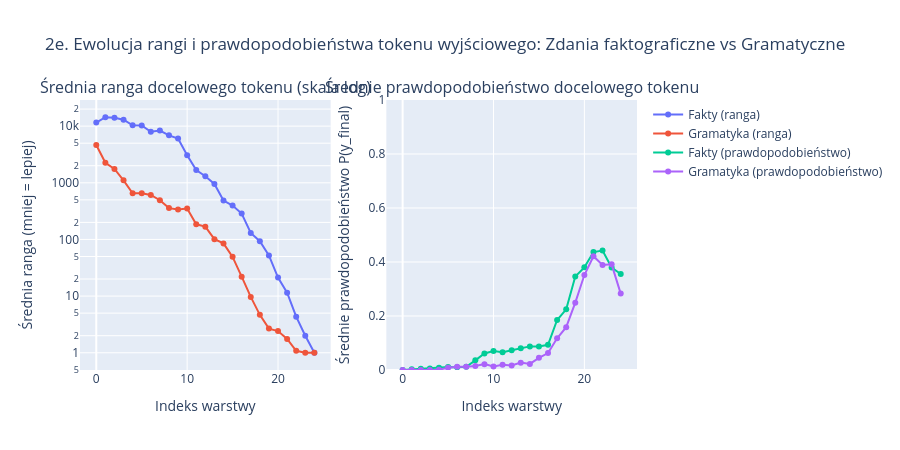

Notebook code for this chart:
### Code cell
# 2e. Ranga i prawdopodobieństwo tokenu przewidywanego na wyjściu modelu, per warstwa, uśrednione po promptach (osobno fakt vs gramatyka)
n_layers_gpt2 = len(results[0]["ranks_of_final"])
layers_idx = list(range(n_layers_gpt2))

fakt_ranks = np.mean([r["ranks_of_final"] for r in results if r["typ"] == "fakt"], axis=0)
gram_ranks = np.mean([r["ranks_of_final"] for r in results if r["typ"] == "gramatyka"], axis=0)

fakt_probs = np.mean([r["probs_of_final"] for r in results if r["typ"] == "fakt"], axis=0)
gram_probs = np.mean([r["probs_of_final"] for r in results if r["typ"] == "gramatyka"], axis=0)

fig_metrics = make_subplots(
    rows=1, cols=2,
    subplot_titles=(
        "Średnia ranga docelowego tokenu (skala log)",
        "Średnie prawdopodobieństwo docelowego tokenu"
    )
)

fig_metrics.add_trace(go.Scatter(x=layers_idx, y=fakt_ranks, mode="lines+markers", name="Fakty (ranga)"), row=1, col=1)
fig_metrics.add_trace(go.Scatter(x=layers_idx, y=gram_ranks, mode="lines+markers", name="Gramatyka (ranga)"), row=1, col=1)

fig_metrics.add_trace(go.Scatter(x=layers_idx, y=fakt_probs, mode="lines+markers", name="Fakty (prawdopodobieństwo)"), row=1, col=2)
fig_metrics.add_trace(go.Scatter(x=layers_idx, y=gram_probs, mode="lines+markers", name="Gramatyka (prawdopodobieństwo)"), row=1, col=2)

fig_metrics.update_xaxes(title_text="Indeks warstwy")
fig_metrics.update_yaxes(title_text="Średnia ranga (mniej = lepiej)", type="log", row=1, col=1)
fig_metrics.update_yaxes(title_text="Średnie prawdopodobieństwo P(y_final)", range=[0, 1.0], row=1, col=2)
fig_metrics.update_layout(
    title_text="2e. Ewolucja rangi i prawdopodobieństwa tokenu wyjściowego: Zdania faktograficzne vs Gramatyczne",
    height=450
)
fig_metrics.show()

### Figure 1 — Plotly figure (JSON) as saved in the notebook; plotly's stock layout.template omitted (floating-point values rounded to 4 significant figures)
{"data": [{"mode": "lines+markers", "name": "Fakty (ranga)", "type": "scatter", "x": [0, 1, 2, 3, 4, 5, 6, 7, 8, 9, 10, 11, 12, 13, 14, 15, 16, 17, 18, 19, 20, 21, 22, 23, 24], "xaxis": "x", "y": [11570.0, 14350.0, 14010.0, 12990.0, 10340.0, 10280.0, 7952.0, 8370.0, 6882.0, 6031.0, 3075.0, 1679.0, 1302.0, 955.0, 486.6, 397.0, 287.2, 130.2, 93.33, 52.08, 21.25, 11.5, 4.333, 2.0, 1.0], "yaxis": "y"}, {"mode": "lines+markers", "name": "Gramatyka (ranga)", "type": "scatter", "x": [0, 1, 2, 3, 4, 5, 6, 7, 8, 9, 10, 11, 12, 13, 14, 15, 16, 17, 18, 19, 20, 21, 22, 23, 24], "xaxis": "x", "y": [4629.0, 2261.0, 1756.0, 1106.0, 653.8, 652.7, 610.2, 492.4, 357.2, 336.7, 350.8, 184.8, 168.2, 101.0, 85.17, 49.25, 22.0, 9.667, 4.667, 2.667, 2.417, 1.75, 1.083, 1.0, 1.0], "yaxis": "y"}, {"mode": "lines+markers", "name": "Fakty (prawdopodobieństwo)", "type": "scatter", "x": [0, 1, 2, 3, 4, 5, 6, 7, 8, 9, 10, 11, 12, 13, 14, 15, 16, 17, 18, 19, 20, 21, 22, 23, 24], "xaxis": "x2", "y": [2.469e-27, 0.002758, 0.004816, 0.005702, 0.008588, 0.01149, 0.01003, 0.0121, 0.03575, 0.06134, 0.07042, 0.06619, 0.07308, 0.08084, 0.08744, 0.08729, 0.09342, 0.1851, 0.2246, 0.3461, 0.3802, 0.4367, 0.4424, 0.3797, 0.3557], "yaxis": "y2"}, {"mode": "lines+markers", "name": "Gramatyka (prawdopodobieństwo)", "type": "scatter", "x": [0, 1, 2, 3, 4, 5, 6, 7, 8, 9, 10, 11, 12, 13, 14, 15, 16, 17, 18, 19, 20, 21, 22, 23, 24], "xaxis": "x2", "y": [3.796e-27, 2.561e-05, 7.109e-05, 0.0001206, 0.001098, 0.008531, 0.01191, 0.01198, 0.01488, 0.02172, 0.01338, 0.01942, 0.01707, 0.02728, 0.02254, 0.04501, 0.06263, 0.1174, 0.1587, 0.2494, 0.3517, 0.4213, 0.3891, 0.3914, 0.2829], "yaxis": "y2"}], "layout": {"annotations": [{"font": {"size": 16}, "showarrow": false, "text": "Średnia ranga docelowego tokenu (skala log)", "x": 0.225, "xanchor": "center", "xref": "paper", "y": 1, "yanchor": "bottom", "yref": "paper"}, {"font": {"size": 16}, "showarrow": false, "text": "Średnie prawdopodobieństwo docelowego tokenu", "x": 0.775, "xanchor": "center", "xref": "paper", "y": 1, "yanchor": "bottom", "yref": "paper"}], "height": 450, "title": {"text": "2e. Ewolucja rangi i prawdopodobieństwa tokenu wyjściowego: Zdania faktograficzne vs Gramatyczne"}, "xaxis": {"anchor": "y", "domain": [0, 0.45], "title": {"text": "Indeks warstwy"}}, "xaxis2": {"anchor": "y2", "domain": [0.55, 1], "title": {"text": "Indeks warstwy"}}, "yaxis": {"anchor": "x", "domain": [0, 1], "title": {"text": "Średnia ranga (mniej = lepiej)"}, "type": "log"}, "yaxis2": {"anchor": "x2", "domain": [0, 1], "range": [0, 1], "title": {"text": "Średnie prawdopodobieństwo P(y_final)"}}}}
